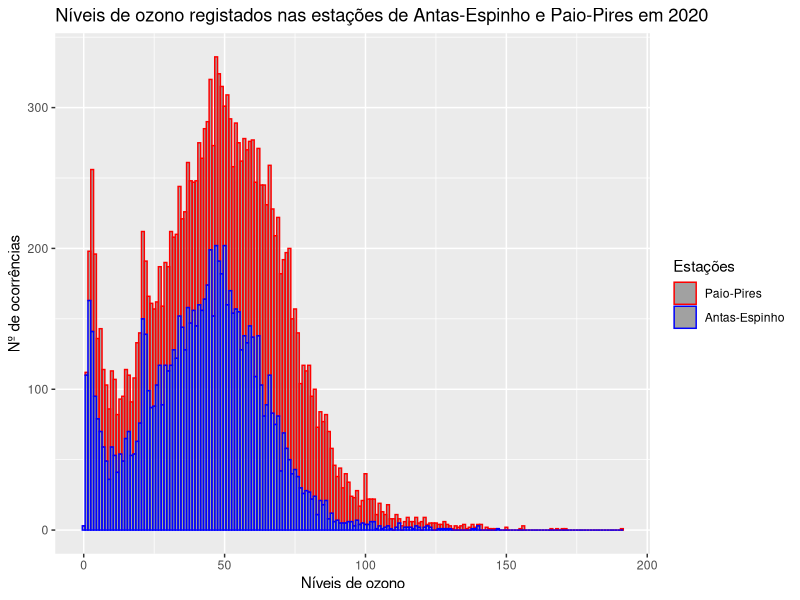

Recreate this plot in R.
library("readxl")
library("tidyverse")
library("reshape2")
library("egg")

Oz <- read_excel("QualidadeARO3.xlsx")
AE_PP <- (subset(Oz, select = c("Antas-Espinho", "Paio-Pires")))
df = data.frame(AE_PP)
df$id <- 1:8784
df$Paio.Pires <- as.numeric(as.character(df$Paio.Pires))
df$Antas.Espinho <- as.numeric(as.character(df$Antas.Espinho))
graf <- melt(df, id.vars = "id", measure.vars = c("Paio.Pires","Antas.Espinho"))
ggplot(data=graf, aes(x=value,color=variable)) + geom_histogram(alpha = .5,
                                                                binwidth = 1,
                                                                show.legend = TRUE) +

labs(title = "Níveis de ozono registados nas estações de Antas-Espinho e Paio-Pires em 2020",
     x = "Níveis de ozono",y="Nº de ocorrências") +
  scale_color_manual(name ="Estações", values = c("red", "blue"), labels = c("Paio-Pires", "Antas-Espinho"))
